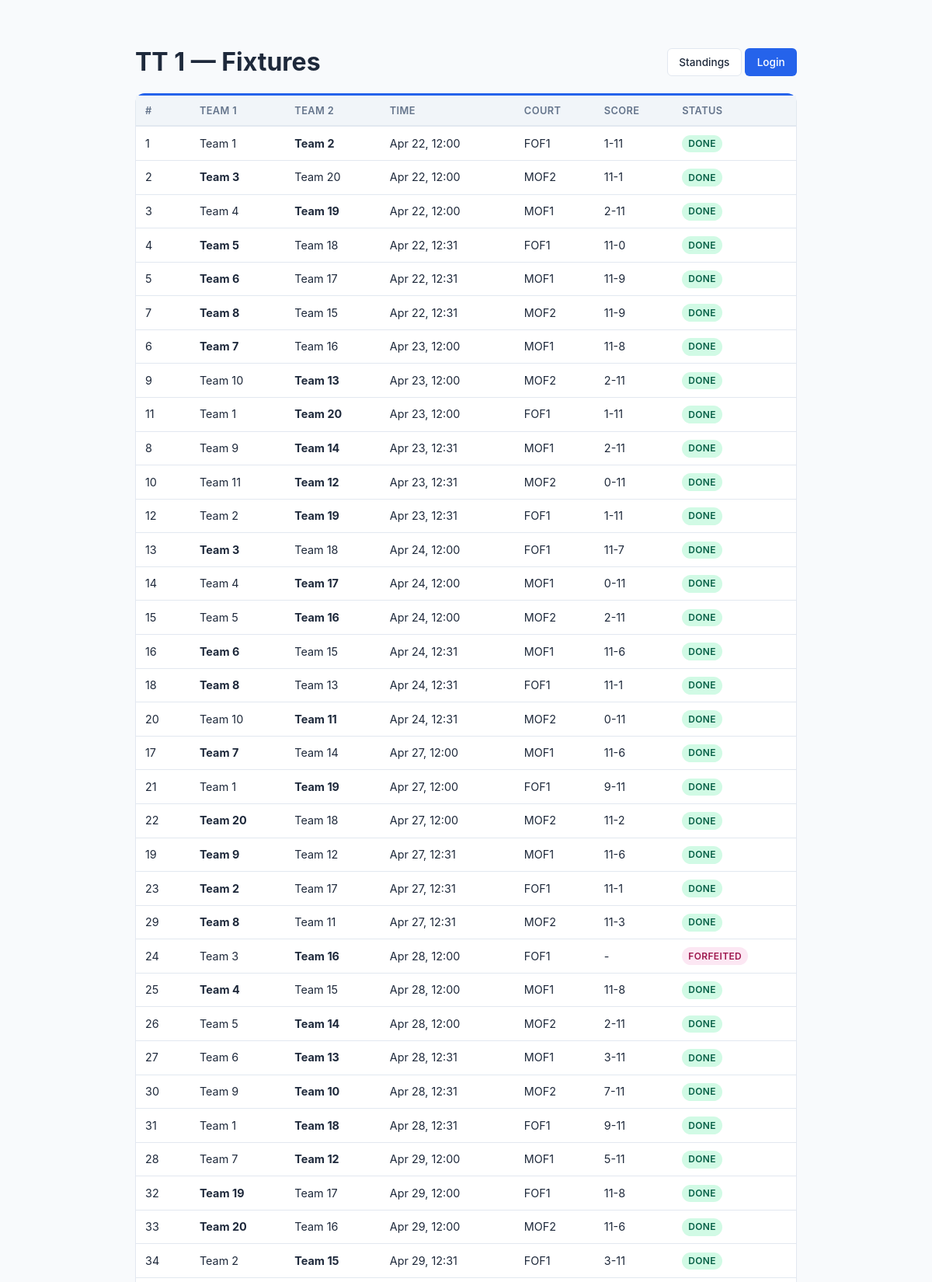
/public/fixtures/ (upper part), run on the app's committed database.
### core/models.py (models this page shows, shortened)
class Tournament(models.Model):
    FORMAT_CHOICES = [
        ("round_robin", "Round Robin"),
        ("double_round_robin", "Double Round Robin"),
        ("knockout", "Knockout"),
        ("double_elimination", "Double Elimination"),
        ("consolation", "Consolation"),
        ("hybrid", "Hybrid (Groups + Knockout)"),
    ]
    SPORT_CHOICES = [
        ("badminton", "Badminton"),
        ("tennis", "Tennis"),
        ("volleyball", "Volleyball"),
        ("basketball", "Basketball"),
        ("soccer", "Soccer"),
        ("cricket", "Cricket"),
        ("table_tennis", "Table Tennis"),
        ("other", "Other"),
    ]
    WITHDRAWAL_POLICY_CHOICES = [
        ("forfeit", "Forfeit remaining matches"),
        ("void", "Void remaining matches"),
    ]
    name = models.CharField(max_length=200)
    sport_type = models.CharField(
        max_length=30, choices=SPORT_CHOICES, default="other",
        help_text="Type of sport for this tournament",
    )
    format = models.CharField(max_length=30, choices=FORMAT_CHOICES)
    players_per_team = models.IntegerField(
        default=1, help_text="Number of players required per team",
    )
    status = models.CharField(
        max_length=20,
        choices=[
            ("setup", "Setup"),
            ("registration_open", "Registration Open"),
            ("ready", "Ready for Scheduling"),
            ("scheduled", "Schedule Draft Ready"),
            ("active", "Active"),
            ("completed", "Completed"),
        ],
        default="setup",
    )
    created_at = models.DateTimeField(auto_now_add=True)
    started_at = models.DateTimeField(null=True, blank=True)
    completed_at = models.DateTimeField(null=True, blank=True)
    start_date = models.DateField(
        default=timezone.localdate,
        null=True,
        blank=True,
        help_text="Date from which automatic scheduling should begin",
    )
    expected_teams_count = models.PositiveIntegerField(
        default=0,
        blank=True,
        help_text="Expected number of teams before the tournament can start",
    )
    points_per_win = models.IntegerField(default=3)
    points_per_loss = models.IntegerField(default=0)
    points_per_draw = models.IntegerField(default=1)
    tiebreaker_order = models.TextField(
        default='["game_diff", "games_won", "head_to_head"]'
    )
    num_groups = models.IntegerField(default=2, help_text="For hybrid format")
    teams_per_group_advance = models.IntegerField(
        default=2, help_text="Teams advancing from each group"
    )
    withdrawal_policy = models.CharField(
        max_length=20, choices=WITHDRAWAL_POLICY_CHOICES, default="forfeit"
    )
    default_match_duration = models.IntegerField(
        default=30, help_text="Minutes per match"
    )
    champion = models.ForeignKey(
        "Team",
        null=True,
        blank=True,
        on_delete=models.SET_NULL,
        related_name="championships",
        help_text="Team that won the tournament",
    )

class Match(models.Model):
    STATUS_CHOICES = [
        ("upcoming", "Upcoming"),
        ("in_progress", "In Progress"),
        ("pending_confirmation", "Pending Confirmation"),
        ("confirmed", "Done"),
        ("disputed", "Disputed"),
        ("cancelled", "Cancelled"),
        ("forfeited", "Forfeited"),
        ("bye", "Bye"),
    ]
    tournament = models.ForeignKey(
        Tournament, on_delete=models.CASCADE, related_name="matches"
    )
    match_number = models.IntegerField()
    team1 = models.ForeignKey(
        Team, on_delete=models.CASCADE, related_name="home_matches", null=True, blank=True
    )
    team2 = models.ForeignKey(
        Team, on_delete=models.CASCADE, related_name="away_matches", null=True, blank=True
    )
    court = models.ForeignKey(
        Court, on_delete=models.SET_NULL, null=True, blank=True, related_name="matches"
    )
    scheduled_time = models.DateTimeField(null=True, blank=True)
    scheduled_end_time = models.DateTimeField(null=True, blank=True)
    status = models.CharField(max_length=25, choices=STATUS_CHOICES, default="upcoming")
    score_team1 = models.IntegerField(null=True, blank=True)
    score_team2 = models.IntegerField(null=True, blank=True)
    submitted_by = models.ForeignKey(
        Team, on_delete=models.SET_NULL, null=True, blank=True, related_name="submitted_scores"
    )
    confirmed_by = models.ForeignKey(
        Team, on_delete=models.SET_NULL, null=True, blank=True, related_name="confirmed_scores"
    )
    winner = models.ForeignKey(
        Team, on_delete=models.SET_NULL, null=True, blank=True, related_name="won_matches"
    )
    notes = models.TextField(blank=True, default="")
    round_number = models.IntegerField(default=1)
    bracket_position = models.IntegerField(default=0)
    bracket_type = models.CharField(max_length=20, default="winners")
    next_match = models.ForeignKey(
        "self", on_delete=models.SET_NULL, null=True, blank=True, related_name="previous_matches"
    )
    group = models.CharField(max_length=5, blank=True, default="")
    created_at = models.DateTimeField(auto_now_add=True)
    updated_at = models.DateTimeField(auto_now=True)
    class Meta:
        ordering = ["match_number"]

class Team(models.Model):
    STATUS_CHOICES = [
        ("active", "Active"),
        ("withdrawn", "Withdrawn"),
    ]
    user = models.ForeignKey(User, on_delete=models.CASCADE, related_name="captained_teams")
    tournament = models.ForeignKey(
        Tournament, on_delete=models.CASCADE, related_name="teams"
    )
    name = models.CharField(max_length=100)
    department = models.CharField(max_length=120, blank=True, default="")
    status = models.CharField(max_length=20, choices=STATUS_CHOICES, default="active")
    withdrawn_at = models.DateTimeField(null=True, blank=True)
    group = models.CharField(max_length=5, blank=True, default="")
    preferred_courts = models.ManyToManyField(Court, blank=True, related_name="preferred_by")
    availability_notes = models.TextField(blank=True, default="")
    seed = models.IntegerField(default=0)
    class Meta:
        unique_together = [["tournament", "name"], ["tournament", "user"]]

class Court(models.Model):
    tournament = models.ForeignKey(
        Tournament, on_delete=models.CASCADE, related_name="courts"
    )
    name = models.CharField(max_length=100)
    is_available = models.BooleanField(default=True)
    class Meta:
        unique_together = ["tournament", "name"]

### core/views.py (the view)
# urls.py: path("public/fixtures/", views.public_fixtures, name="public_fixtures"),
def public_fixtures(request):
    tournament = _get_tournament(request)
    if not tournament:
        return render(request, "core/public_fixtures.html", {"matches": []})
    matches = tournament.matches.select_related("team1", "team2", "court", "winner").order_by("scheduled_time", "match_number")
    return render(request, "core/public_fixtures.html", {"tournament": tournament, "matches": matches})

### core/views.py (called while the page is built, shortened)
def _get_available_tournaments():
    return Tournament.objects.annotate(
        team_count=Count("teams", distinct=True),
        match_count=Count("matches", distinct=True),
    ).annotate(
        status_rank=db_models.Case(
            db_models.When(status="active", then=db_models.Value(0)),
            db_models.When(status="registration_open", then=db_models.Value(1)),
            db_models.When(status="ready", then=db_models.Value(2)),
            db_models.When(status="scheduled", then=db_models.Value(3)),
            db_models.When(status="setup", then=db_models.Value(4)),
            db_models.When(status="completed", then=db_models.Value(5)),
            default=db_models.Value(6),
            output_field=db_models.IntegerField(),
        )
    ).order_by("status_rank", "-created_at")

def _get_tournament(request=None):
    tournaments = Tournament.objects.all()
    return _get_available_tournaments().first()

### templates/core/public_fixtures.html (shortened to what this page needs)
{% load static %}
<!DOCTYPE html>
<html lang="en">
<head>
    <link rel="stylesheet" href="{% static 'css/style.css' %}">
</head>
<body>
<div class="content" style="max-width:900px;margin:2rem auto;">
    <div class="d-flex justify-between align-center mb-2">
        <h1>{% if tournament %}{{ tournament.name }}{% endif %} — Fixtures</h1>
        <div>
            <a href="{% url 'public_standings' %}" class="btn btn-outline">Standings</a>
            <a href="{% url 'login' %}" class="btn btn-primary">Login</a>
        </div>
    </div>
    <div class="card">
        <div class="table-container">
        <table>
            <thead><tr><th>#</th><th>Team 1</th><th>Team 2</th><th>Time</th><th>Court</th><th>Score</th><th>Status</th></tr></thead>
            <tbody>
            {% for m in matches %}
            <tr>
                <td>{{ m.match_number }}</td>
                <td>{% if m.winner == m.team1 %}<strong>{{ m.team1.name|default:"TBD" }}</strong>{% else %}{{ m.team1.name|default:"TBD" }}{% endif %}</td>
                <td>{% if m.winner == m.team2 %}<strong>{{ m.team2.name|default:"TBD" }}</strong>{% else %}{{ m.team2.name|default:"TBD" }}{% endif %}</td>
                <td>{{ m.scheduled_time|date:"M d, H:i"|default:"-" }}</td>
                <td>{{ m.court.name|default:"-" }}</td>
                <td>{% if m.score_team1 is not None %}{{ m.score_team1 }}-{{ m.score_team2 }}{% else %}-{% endif %}</td>
                <td><span class="badge badge-{{ m.status }}">{{ m.get_status_display }}</span></td>
            </tr>
            {% empty %}
            <tr><td colspan="7" class="text-center text-muted">No matches.</td></tr>
            {% endfor %}
            </tbody>
        </table>
        </div>
    </div>
</div>
</body>
</html>

### static/css/style.css (style rules this page uses)
:root { --primary: #2563eb; --primary-dark: #1d4ed8; --success: #16a34a; --warning: #d97706; --danger: #dc2626; --info: #0891b2; --bg: #f8fafc; --bg-card: #ffffff; --text: #1e293b; --text-muted: #64748b; --border: #e2e8f0; --sidebar-bg: #1e293b; --sidebar-text: #cbd5e1; --sidebar-active: #2563eb; }
* { box-sizing: border-box; margin: 0; padding: 0; }
body { font-family: -apple-system, BlinkMacSystemFont, 'Segoe UI', Roboto, sans-serif; background: var(--bg); color: var(--text); line-height: 1.5; }
.content { padding: 1.5rem; max-width: 1400px; }
.card { background: var(--bg-card); border: 1px solid var(--border); border-top: 3px solid var(--primary); border-radius: 12px; margin-bottom: 1rem; }
.table-container { overflow-x: auto; }
table { width: 100%; border-collapse: collapse; font-size: 0.9rem; }
th { background: #f1f5f9; padding: 0.6rem 0.75rem; text-align: left; font-weight: 600; font-size: 0.8rem; text-transform: uppercase; letter-spacing: 0.03em; color: var(--text-muted); border-bottom: 2px solid var(--border); white-space: nowrap; }
td { padding: 0.6rem 0.75rem; border-bottom: 1px solid var(--border); vertical-align: middle; }
.badge { display: inline-block; padding: 0.15rem 0.5rem; border-radius: 9999px; font-size: 0.75rem; font-weight: 600; text-transform: uppercase; letter-spacing: 0.03em; }
.badge-confirmed { background: #d1fae5; color: #065f46; }
.badge-forfeited { background: #fce7f3; color: #9d174d; }
.btn { display: inline-flex; align-items: center; gap: 0.4rem; padding: 0.45rem 0.9rem; border-radius: 6px; font-size: 0.85rem; font-weight: 500; border: 1px solid transparent; cursor: pointer; text-decoration: none; transition: all 0.15s; white-space: nowrap; }
.btn-primary { background: var(--primary); color: white; }
.btn-outline { background: white; border-color: var(--border); color: var(--text); }
.mb-2 { margin-bottom: 1rem; }
.d-flex { display: flex; }
.align-center { align-items: center; }
.justify-between { justify-content: space-between; }

### data on the page
Tournament: name "TT 1"
Match: match_number "1", team1.name "Team 1", team2.name "Team 2", scheduled_time "Apr 22, 12:00", court.name "FOF1", score_team1 "1", score_team2 "11", status "DONE"
Match: match_number "2", team1.name "Team 3", team2.name "Team 20", scheduled_time "Apr 22, 12:00", court.name "MOF2", score_team1 "11", score_team2 "1", status "DONE"
Match: match_number "3", team1.name "Team 4", team2.name "Team 19", scheduled_time "Apr 22, 12:00", court.name "MOF1", score_team1 "2", score_team2 "11", status "DONE"
Match: match_number "4", team1.name "Team 5", team2.name "Team 18", scheduled_time "Apr 22, 12:31", court.name "FOF1", score_team1 "11", score_team2 "0", status "DONE"
Match: match_number "5", team1.name "Team 6", team2.name "Team 17", scheduled_time "Apr 22, 12:31", court.name "MOF1", score_team1 "11", score_team2 "9", status "DONE"
Match: match_number "7", team1.name "Team 8", team2.name "Team 15", scheduled_time "Apr 22, 12:31", court.name "MOF2", score_team1 "11", score_team2 "9", status "DONE"
Match: match_number "6", team1.name "Team 7", team2.name "Team 16", scheduled_time "Apr 23, 12:00", court.name "MOF1", score_team1 "11", score_team2 "8", status "DONE"
Match: match_number "9", team1.name "Team 10", team2.name "Team 13", scheduled_time "Apr 23, 12:00", court.name "MOF2", score_team1 "2", score_team2 "11", status "DONE"
Match: match_number "11", team1.name "Team 1", team2.name "Team 20", scheduled_time "Apr 23, 12:00", court.name "FOF1", score_team1 "1", score_team2 "11", status "DONE"
Match: match_number "8", team1.name "Team 9", team2.name "Team 14", scheduled_time "Apr 23, 12:31", court.name "MOF1", score_team1 "2", score_team2 "11", status "DONE"
Match: match_number "10", team1.name "Team 11", team2.name "Team 12", scheduled_time "Apr 23, 12:31", court.name "MOF2", score_team1 "0", score_team2 "11", status "DONE"
Match: match_number "12", team1.name "Team 2", team2.name "Team 19", scheduled_time "Apr 23, 12:31", court.name "FOF1", score_team1 "1", score_team2 "11", status "DONE"
Match: match_number "13", team1.name "Team 3", team2.name "Team 18", scheduled_time "Apr 24, 12:00", court.name "FOF1", score_team1 "11", score_team2 "7", status "DONE"
Match: match_number "14", team1.name "Team 4", team2.name "Team 17", scheduled_time "Apr 24, 12:00", court.name "MOF1", score_team1 "0", score_team2 "11", status "DONE"
Match: match_number "15", team1.name "Team 5", team2.name "Team 16", scheduled_time "Apr 24, 12:00", court.name "MOF2", score_team1 "2", score_team2 "11", status "DONE"
Match: match_number "16", team1.name "Team 6", team2.name "Team 15", scheduled_time "Apr 24, 12:31", court.name "MOF1", score_team1 "11", score_team2 "6", status "DONE"
Match: match_number "18", team1.name "Team 8", team2.name "Team 13", scheduled_time "Apr 24, 12:31", court.name "FOF1", score_team1 "11", score_team2 "1", status "DONE"
Match: match_number "20", team1.name "Team 10", team2.name "Team 11", scheduled_time "Apr 24, 12:31", court.name "MOF2", score_team1 "0", score_team2 "11", status "DONE"
Match: match_number "17", team1.name "Team 7", team2.name "Team 14", scheduled_time "Apr 27, 12:00", court.name "MOF1", score_team1 "11", score_team2 "6", status "DONE"
Match: match_number "21", team1.name "Team 1", team2.name "Team 19", scheduled_time "Apr 27, 12:00", court.name "FOF1", score_team1 "9", score_team2 "11", status "DONE"
Match: match_number "22", team1.name "Team 20", team2.name "Team 18", scheduled_time "Apr 27, 12:00", court.name "MOF2", score_team1 "11", score_team2 "2", status "DONE"
Match: match_number "19", team1.name "Team 9", team2.name "Team 12", scheduled_time "Apr 27, 12:31", court.name "MOF1", score_team1 "11", score_team2 "6", status "DONE"
Match: match_number "23", team1.name "Team 2", team2.name "Team 17", scheduled_time "Apr 27, 12:31", court.name "FOF1", score_team1 "11", score_team2 "1", status "DONE"
Match: match_number "29", team1.name "Team 8", team2.name "Team 11", scheduled_time "Apr 27, 12:31", court.name "MOF2", score_team1 "11", score_team2 "3", status "DONE"
Match: match_number "24", team1.name "Team 3", team2.name "Team 16", scheduled_time "Apr 28, 12:00", court.name "FOF1", status "FORFEITED"
Match: match_number "25", team1.name "Team 4", team2.name "Team 15", scheduled_time "Apr 28, 12:00", court.name "MOF1", score_team1 "11", score_team2 "8", status "DONE"
Match: match_number "26", team1.name "Team 5", team2.name "Team 14", scheduled_time "Apr 28, 12:00", court.name "MOF2", score_team1 "2", score_team2 "11", status "DONE"
Match: match_number "27", team1.name "Team 6", team2.name "Team 13", scheduled_time "Apr 28, 12:31", court.name "MOF1", score_team1 "3", score_team2 "11", status "DONE"
Match: match_number "30", team1.name "Team 9", team2.name "Team 10", scheduled_time "Apr 28, 12:31", court.name "MOF2", score_team1 "7", score_team2 "11", status "DONE"
Match: match_number "31", team1.name "Team 1", team2.name "Team 18", scheduled_time "Apr 28, 12:31", court.name "FOF1", score_team1 "9", score_team2 "11", status "DONE"
Match: match_number "28", team1.name "Team 7", team2.name "Team 12", scheduled_time "Apr 29, 12:00", court.name "MOF1", score_team1 "5", score_team2 "11", status "DONE"
Match: match_number "32", team1.name "Team 19", team2.name "Team 17", scheduled_time "Apr 29, 12:00", court.name "FOF1", score_team1 "11", score_team2 "8", status "DONE"
Match: match_number "33", team1.name "Team 20", team2.name "Team 16", scheduled_time "Apr 29, 12:00", court.name "MOF2", score_team1 "11", score_team2 "6", status "DONE"
Match: match_number "34", team1.name "Team 2", team2.name "Team 15", scheduled_time "Apr 29, 12:31", court.name "FOF1", score_team1 "3", score_team2 "11", status "DONE"
